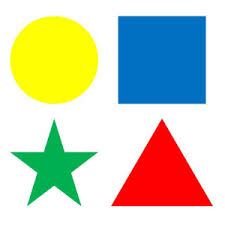
#> input picture openCV_tutorial/images/geom.jpg, 225 x 225 px
$ python contour_processing.py   (older library calls are emulated)
#> lines starting #> are read from the running program, lines starting #| are printed output that depends on the picture; after the words box and inside, x2 and y2 are one past the last pixel; in counts of white or black regions, pixels touching at a corner belong together; long printed decimals are rounded
#!/usr/bin/env python

import numpy as np
import cv2


def read_rgb_image(img_name, show):
    rgb_img = cv2.imread(img_name)
    if show:
        cv2.imshow("RGB Image",rgb_img)
    return rgb_img

def rgb_to_gray(rgb_img, show):
    gray_img = cv2.cvtColor(rgb_img, cv2.COLOR_BGR2GRAY)
    if show:
        cv2.imshow("Gray Image",gray_img)
    return gray_img

def gray_to_binary(gray_img, adaptive, show):
    if adaptive:
        th_img = cv2.adaptiveThreshold(gray_img, 255, cv2.ADAPTIVE_THRESH_GAUSSIAN_C, cv2.THRESH_BINARY_INV, 25, 4)
    else:
        _, th_img = cv2.threshold(gray_img, 180, 255, cv2.THRESH_BINARY_INV)

    if show:
        cv2.imshow("Binary Image", th_img)

    return th_img

def getContours(bin_img):
    _, contours, hierarchy = cv2.findContours(bin_img, cv2.RETR_TREE, cv2.CHAIN_APPROX_SIMPLE)

    return contours


def process_contours(bin_img, rgb_img, contours):
    black_img = np.zeros([bin_img.shape[0], bin_img.shape[1], 3], np.uint8)

    for c in contours:
        area = cv2.contourArea(c)
        perimeter = cv2.arcLength(c, True)
        ((x, y), radius) = cv2.minEnclosingCircle(c)
        cv2.drawContours(rgb_img, [c], -1, (150, 250, 150), 1)
        cv2.drawContours(black_img, [c], -1, (150, 250, 150), 1)

        cx, cy = get_contour_center(c)
        cv2.circle(rgb_img, (cx, cy), (int)(radius), (0,0,255), 1)
        cv2.circle(black_img, (cx, cy), (int)(radius), (0,0,255), 1)

        print ("Area: {}, Perimeter: {}".format(area, perimeter))
    print("No. of contours: {}".format(len(contours)))
    cv2.imshow("RGB Image Contours", rgb_img)
    cv2.imshow("Black Image Contours", black_img)

def get_contour_center(contour):
    M = cv2.moments(contour)
    cx = -1
    cy = -1
    if (M['m00'] != 0):
        cx = int(M['m10']/M['m00'])
        cy = int(M['m01']/M['m00'])
    return cx, cy


def main():
    image_name = "images/geom.jpg"
    rgb_img = read_rgb_image(image_name, True)
#> in read_rgb_image, rgb_img is the input picture: shape (225, 225, 3); mean B, G, R 184.1, 206.4, 203
    gray_img = rgb_to_gray(rgb_img, True)
#> in rgb_to_gray, `gray_img = cv2.cvtColor(rgb_img, cv2.COLOR_BGR2GRAY)`:
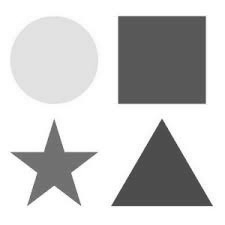
#> gray_img: shape (225, 225); min 62, max 255, mean 202.8
    binary_img = gray_to_binary(gray_img, True, True)
#> in gray_to_binary, `th_img = cv2.adaptiveThreshold(gray_img, 255, cv2.ADAPTIVE_THRESH_GAUS..`:
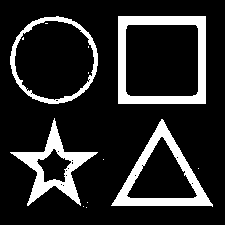
#> th_img: shape (225, 225); 15.7% white; 13 white regions (9 under 20 px)
    contours = getContours(binary_img)
#> in getContours, `_, contours, hierarchy = cv2.findContours(bin_img, cv2.RETR_TREE, cv2...`: contours = 32 contours, 24 with area under 20; largest, box (x1, y1, x2, y2) and area: (118, 16, 206, 104) 7569, (10, 16, 98, 104) 5902, (125, 24, 199, 97) 5223, (14, 20, 95, 101) 4962, (111, 119, 213, 207) 4312, (10, 118, 98, 206) 2384, (126, 136, 198, 199) 2372, (36, 148, 72, 183) 663
    process_contours(binary_img, rgb_img, contours)
#> the loop in process_contours, `for c in contours:` made 32 passes
#> (area, perimeter, x, y, radius, cx, cy) on passes 6, 11, 12, 21, 23, 24, 28: (4311.5, 316.8, 161.8, 177, 58, 161, 176), (2371.5, 226.9, 161.5, 176.2, 40.18, 161, 176), (2384.5, 357.1, 53.5, 165.5, 47.54, 53, 166), (663, 124.7, 53.71, 166.5, 18.56, 53, 166), (5223, 281.8, 161.5, 59.5, 48.81, 161, 59), (5902, 290.6, 53.53, 59.5, 44.11, 53, 59), (4962, 287.8, 53.72, 59.48, 41.32, 53, 59)
#> (c, area, perimeter, x, y, radius, cx, cy) on pass 22: ([[118, 16], [118, 103], [205, 103], [205, 16]], 7569, 348, 161.5, 59.5, 61.52, 161, 59)
#| Area: 0.0, Perimeter: 0.0
#| Area: 0.0, Perimeter: 0.0
#| Area: 0.0, Perimeter: 0.0
#| Area: 0.0, Perimeter: 0.0
#| Area: 0.0, Perimeter: 0.0
#| Area: 4311.5, Perimeter: 316.836
#| Area: 2.0, Perimeter: 5.657
#| Area: 2.0, Perimeter: 5.657
#> (further printed lines are left out)
#> after the loop in process_contours, `for c in contours:`:
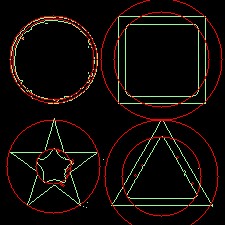
#> black_img: shape (225, 225, 3); mean B, G, R 5.3, 8.8, 15.2
#> after the loop in process_contours, `for c in contours:`:
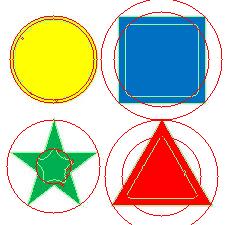
#> rgb_img: shape (225, 225, 3); 7.41% of pixels changed, all inside (x1, y1, x2, y2) = (6, 0, 223, 225)
#| No. of contours: 32

    cv2.waitKey(0)
    cv2.destroyAllWindows()

if __name__ == '__main__':
    main()
